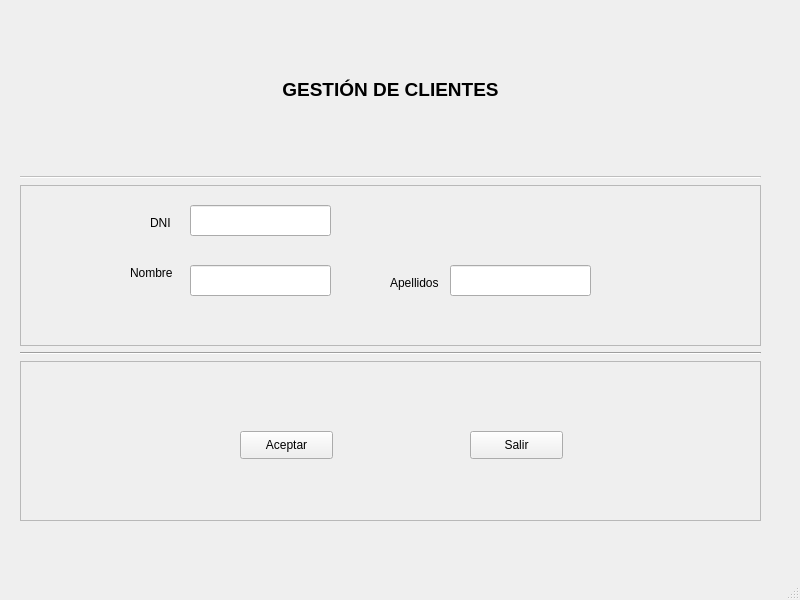
<?xml version="1.0" encoding="UTF-8"?>
<ui version="4.0">
 <class>MainWindow</class>
 <widget class="QMainWindow" name="MainWindow">
  <property name="geometry">
   <rect>
    <x>0</x>
    <y>0</y>
    <width>800</width>
    <height>600</height>
   </rect>
  </property>
  <property name="windowTitle">
   <string>MainWindow</string>
  </property>
  <widget class="QWidget" name="centralwidget">
   <widget class="QWidget" name="verticalLayoutWidget">
    <property name="geometry">
     <rect>
      <x>20</x>
      <y>10</y>
      <width>741</width>
      <height>511</height>
     </rect>
    </property>
    <layout class="QVBoxLayout" name="verticalLayout">
     <item>
      <widget class="QLabel" name="lblTitulo">
       <property name="text">
        <string>&lt;html&gt;&lt;head/&gt;&lt;body&gt;&lt;p align=&quot;center&quot;&gt;&lt;span style=&quot; font-size:14pt; font-weight:600;&quot;&gt;GESTIÓN DE CLIENTES&lt;/span&gt;&lt;/p&gt;&lt;/body&gt;&lt;/html&gt;</string>
       </property>
      </widget>
     </item>
     <item>
      <widget class="Line" name="line">
       <property name="enabled">
        <bool>false</bool>
       </property>
       <property name="sizePolicy">
        <sizepolicy hsizetype="Minimum" vsizetype="Fixed">
         <horstretch>0</horstretch>
         <verstretch>0</verstretch>
        </sizepolicy>
       </property>
       <property name="minimumSize">
        <size>
         <width>20</width>
         <height>0</height>
        </size>
       </property>
       <property name="autoFillBackground">
        <bool>true</bool>
       </property>
       <property name="orientation">
        <enum>Qt::Horizontal</enum>
       </property>
      </widget>
     </item>
     <item>
      <widget class="QFrame" name="frame">
       <property name="frameShape">
        <enum>QFrame::StyledPanel</enum>
       </property>
       <property name="frameShadow">
        <enum>QFrame::Raised</enum>
       </property>
       <widget class="QLabel" name="lblDNI">
        <property name="geometry">
         <rect>
          <x>130</x>
          <y>30</y>
          <width>31</width>
          <height>16</height>
         </rect>
        </property>
        <property name="text">
         <string>DNI</string>
        </property>
       </widget>
       <widget class="QLabel" name="lblNombre">
        <property name="geometry">
         <rect>
          <x>110</x>
          <y>80</y>
          <width>55</width>
          <height>16</height>
         </rect>
        </property>
        <property name="text">
         <string>Nombre</string>
        </property>
       </widget>
       <widget class="QLabel" name="lblApellidos">
        <property name="geometry">
         <rect>
          <x>370</x>
          <y>90</y>
          <width>55</width>
          <height>16</height>
         </rect>
        </property>
        <property name="text">
         <string>Apellidos</string>
        </property>
       </widget>
       <widget class="QLineEdit" name="leDNI">
        <property name="geometry">
         <rect>
          <x>170</x>
          <y>20</y>
          <width>141</width>
          <height>31</height>
         </rect>
        </property>
       </widget>
       <widget class="QLineEdit" name="leNombre">
        <property name="geometry">
         <rect>
          <x>170</x>
          <y>80</y>
          <width>141</width>
          <height>31</height>
         </rect>
        </property>
       </widget>
       <widget class="QLineEdit" name="leApellidos">
        <property name="geometry">
         <rect>
          <x>430</x>
          <y>80</y>
          <width>141</width>
          <height>31</height>
         </rect>
        </property>
       </widget>
      </widget>
     </item>
     <item>
      <widget class="Line" name="line_2">
       <property name="orientation">
        <enum>Qt::Horizontal</enum>
       </property>
      </widget>
     </item>
     <item>
      <widget class="QFrame" name="frame_2">
       <property name="frameShape">
        <enum>QFrame::StyledPanel</enum>
       </property>
       <property name="frameShadow">
        <enum>QFrame::Raised</enum>
       </property>
       <widget class="QPushButton" name="btnAceptar">
        <property name="geometry">
         <rect>
          <x>220</x>
          <y>70</y>
          <width>93</width>
          <height>28</height>
         </rect>
        </property>
        <property name="text">
         <string>Aceptar</string>
        </property>
       </widget>
       <widget class="QPushButton" name="btnSalir">
        <property name="geometry">
         <rect>
          <x>450</x>
          <y>70</y>
          <width>93</width>
          <height>28</height>
         </rect>
        </property>
        <property name="text">
         <string>Salir</string>
        </property>
       </widget>
      </widget>
     </item>
    </layout>
   </widget>
  </widget>
  <widget class="QMenuBar" name="menubar">
   <property name="geometry">
    <rect>
     <x>0</x>
     <y>0</y>
     <width>800</width>
     <height>26</height>
    </rect>
   </property>
  </widget>
  <widget class="QStatusBar" name="statusbar"/>
 </widget>
 <resources/>
 <connections/>
</ui>
